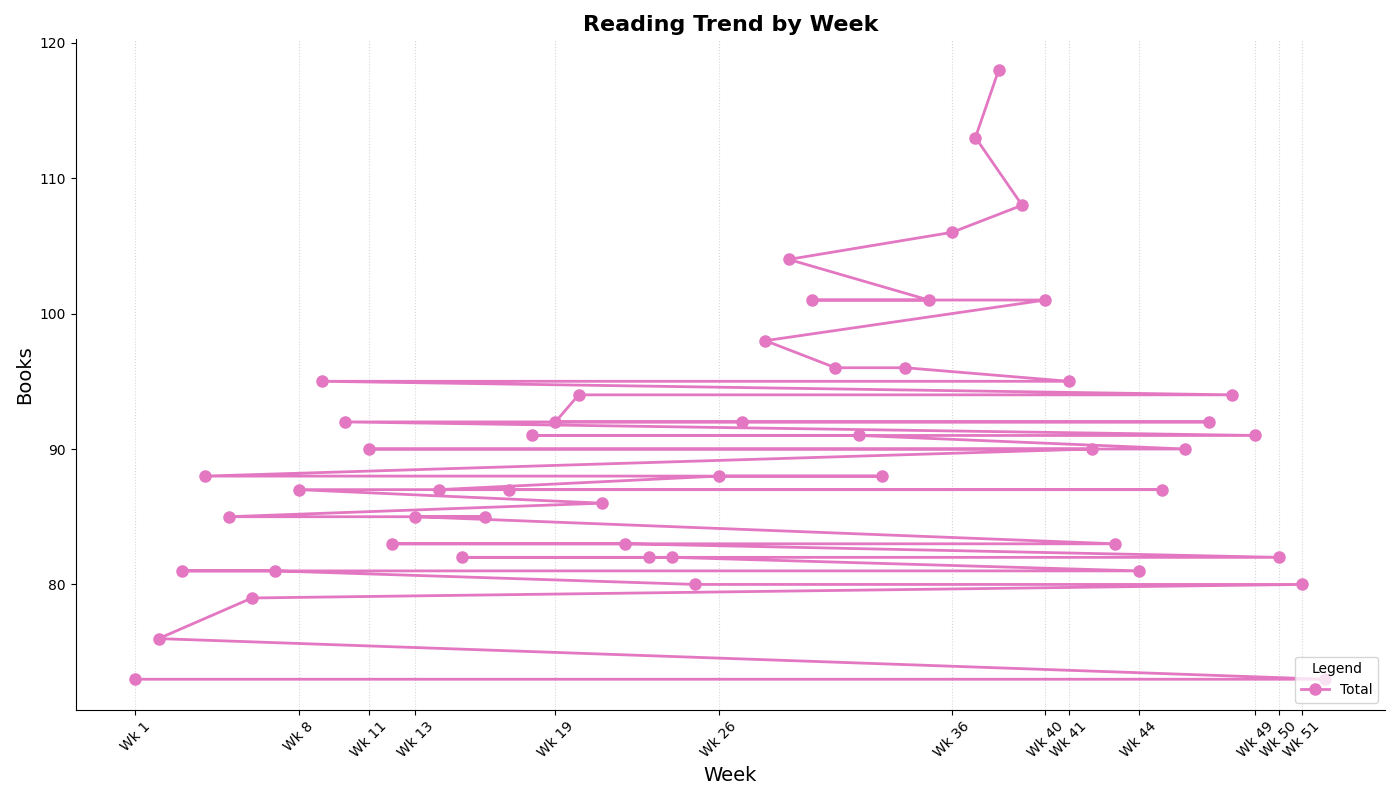

Generate this figure with Python:
import matplotlib.pyplot as plt
import numpy as np

weeks = np.array(range(1, 53))

mystery_readings = np.array([
    25, 28, 30, 32, 29, 25, 27, 32, 35, 30, 28, 26, 33, 35, 28, 30, 32, 36, 38, 40, 
    32, 28, 30, 29, 27, 35, 38, 40, 45, 42, 40, 38, 35, 40, 42, 45, 48, 50, 45, 42, 
    40, 38, 35, 30, 32, 34, 36, 38, 35, 30, 28, 25
])
fantasy_readings = np.array([
    18, 20, 22, 25, 23, 22, 24, 26, 29, 27, 25, 23, 20, 22, 25, 27, 28, 26, 24, 22, 
    20, 19, 21, 23, 25, 26, 28, 29, 27, 25, 23, 22, 24, 26, 27, 28, 30, 32, 29, 27, 
    25, 23, 20, 21, 23, 25, 26, 28, 29, 27, 26, 24
])
science_fiction_readings = np.array([
    30, 28, 29, 31, 33, 32, 30, 29, 31, 35, 37, 34, 32, 30, 29, 28, 27, 29, 30, 32, 
    34, 36, 31, 30, 28, 27, 26, 29, 32, 34, 33, 31, 29, 30, 32, 33, 35, 36, 34, 32, 
    30, 29, 28, 30, 32, 31, 30, 28, 27, 25, 26, 24
])

total_readings = mystery_readings + fantasy_readings + science_fiction_readings

sorted_indices = np.argsort(total_readings)
sorted_weeks = weeks[sorted_indices]
sorted_readings = total_readings[sorted_indices]

fig, ax = plt.subplots(figsize=(14, 8))

colors = ['#e377c2', '#2ca02c', '#1f77b4']
marker_styles = ['o', 's', '^']

ax.plot(sorted_weeks, sorted_readings, color=colors[0], marker=marker_styles[0], linestyle='-', linewidth=2, markersize=8, label='Total')

ax.set_title('Reading Trend by Week', fontsize=16, fontweight='bold')
ax.set_xlabel('Week', fontsize=14)
ax.set_ylabel('Books', fontsize=14)
ax.legend(title='Legend', loc='lower right')

ax.set_xticks(sorted_weeks[::4])
ax.set_xticklabels([f'Wk {i}' for i in sorted_weeks[::4]], rotation=45)
ax.grid(axis='x', linestyle=':', alpha=0.5)
ax.spines['top'].set_visible(False)
ax.spines['right'].set_visible(False)

plt.tight_layout()
plt.show()
